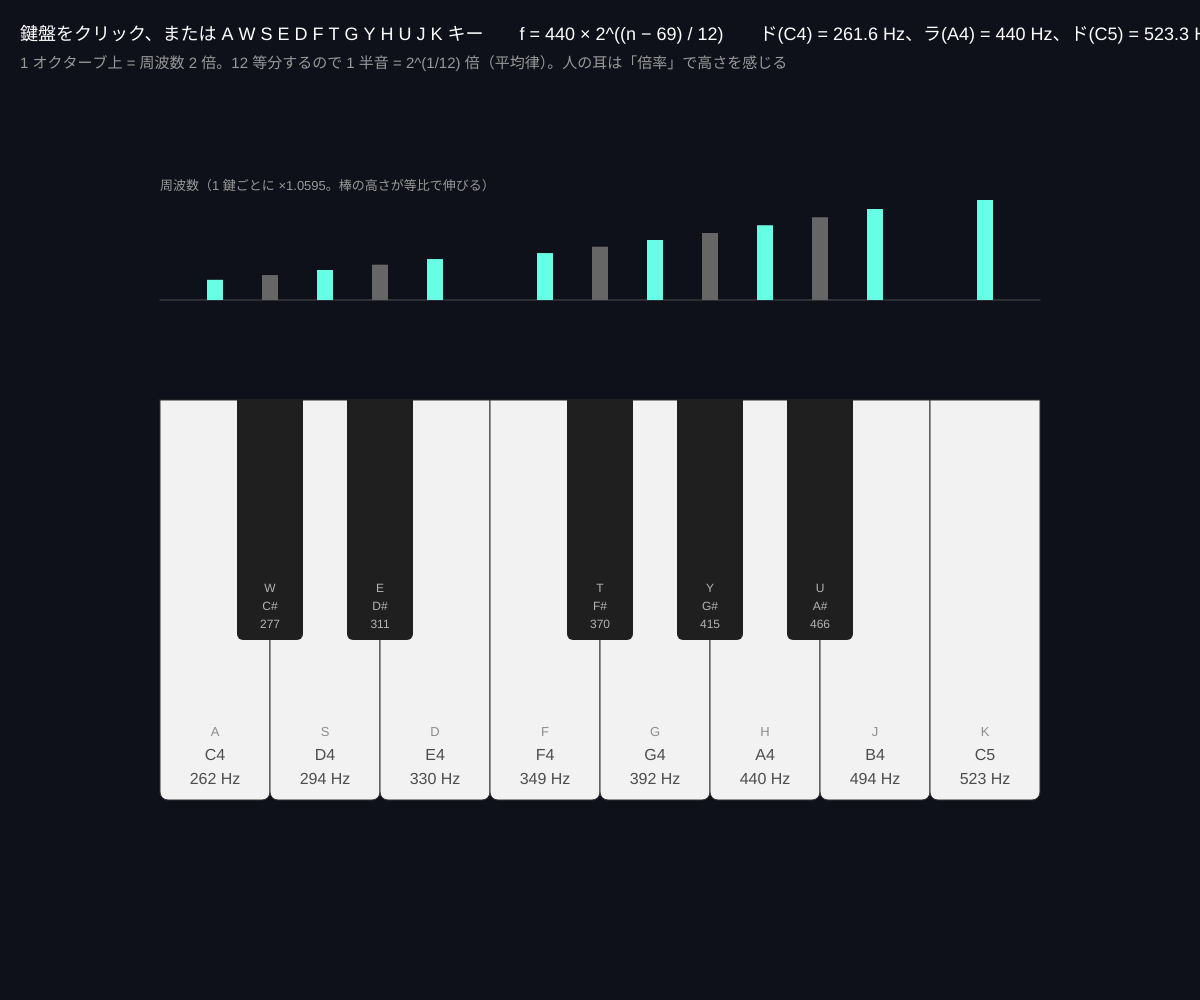
Frame 1 (no input)
Frame 60 (no input): identical to frame 1, image omitted
Frame 120 (the mouse pressed at the canvas centre since frame 60): identical to frame 1, image omitted

The p5.js sketch that drew this single still picture (run headless with seeded random() and noise() and a simulated clock; from frame 60 on, the mouse is pressed at the canvas centre):

// p5.js sketch
// ── sketch.js
// ============================================
// 00 音の高さと周波数（ピアノの鍵盤）
// 鍵盤を 1 つ右に進むと、周波数は 2 の 12 乗根（約 1.0595）倍。12 個進むと 2 倍（1 オクターブ）
// 鍵盤をクリックして音を鳴らす / キーボード A S D F G H J K でも
// ============================================

let keyChars = ['a', 'w', 's', 'e', 'd', 'f', 't', 'g', 'y', 'h', 'u', 'j', 'k'];
let names = ['C', 'C#', 'D', 'D#', 'E', 'F', 'F#', 'G', 'G#', 'A', 'A#', 'B', 'C'];
let lastNote = -1;
let lastTime = 0;

function setup() {
  createCanvas(windowWidth, windowHeight);
  colorMode(HSB, 360, 100, 100, 100);
}

// ★ 半音の番号（A4 = 69）→ 周波数
function midiToFreq(m) {
  return 440 * pow(2, (m - 69) / 12);
}

function draw() {
  background(230, 40, 10);
  let whiteW = min(110, (width - 100) / 8);
  let x0 = (width - whiteW * 8) / 2, y0 = height * 0.4, h = height * 0.4;
  let isBlack = [false, true, false, true, false, false, true, false, true, false, true, false, false];

  // 白鍵
  let wi = 0;
  let positions = [];
  for (let i = 0; i < 13; i++) {
    if (!isBlack[i]) {
      let x = x0 + wi * whiteW;
      positions[i] = x + whiteW / 2;
      let on = lastNote === i && millis() - lastTime < 300;
      stroke(0, 0, 20);
      fill(on ? 45 : 0, on ? 90 : 0, on ? 100 : 95);
      rect(x, y0, whiteW, h, 0, 0, 8, 8);
      noStroke();
      fill(0, 0, 30);
      textAlign(CENTER);
      textSize(16);
      text(names[i] + (i === 12 ? '5' : '4'), x + whiteW / 2, y0 + h - 40);
      text(round(midiToFreq(60 + i)) + ' Hz', x + whiteW / 2, y0 + h - 16);
      textSize(13);
      fill(0, 0, 55);
      text(keyChars[i].toUpperCase(), x + whiteW / 2, y0 + h - 64);
      wi++;
    }
  }
  // 黒鍵
  wi = 0;
  for (let i = 0; i < 13; i++) {
    if (!isBlack[i]) wi++;
    else {
      let x = x0 + wi * whiteW - whiteW * 0.3;
      positions[i] = x + whiteW * 0.3;
      let on = lastNote === i && millis() - lastTime < 300;
      noStroke();
      fill(on ? 45 : 0, on ? 90 : 0, on ? 100 : 12);
      rect(x, y0, whiteW * 0.6, h * 0.6, 0, 0, 6, 6);
      fill(0, 0, 70);
      textAlign(CENTER);
      textSize(12);
      text(names[i], x + whiteW * 0.3, y0 + h * 0.6 - 30);
      text(round(midiToFreq(60 + i)), x + whiteW * 0.3, y0 + h * 0.6 - 12);
      text(keyChars[i].toUpperCase(), x + whiteW * 0.3, y0 + h * 0.6 - 48);
    }
  }
  textAlign(LEFT);

  // 周波数の対数グラフ
  let gy = height * 0.3;
  stroke(0, 0, 30);
  line(x0, gy, x0 + whiteW * 8, gy);
  for (let i = 0; i < 13; i++) {
    let f = midiToFreq(60 + i);
    let bh = map(f, 261, 523, 20, 100);
    noStroke();
    fill(isBlack[i] ? 0 : 170, isBlack[i] ? 0 : 60, isBlack[i] ? 40 : 100);
    rect(positions[i] - 8, gy - bh, 16, bh);
  }
  fill(0, 0, 60);
  textSize(13);
  text('周波数（1 鍵ごとに ×1.0595。棒の高さが等比で伸びる）', x0, gy - 110);

  fill(0, 0, 100);
  textSize(18);
  text('鍵盤をクリック、または A W S E D F T G Y H U J K キー　　f = 440 × 2^((n − 69) / 12)　　ド(C4) = 261.6 Hz、ラ(A4) = 440 Hz、ド(C5) = 523.3 Hz', 20, 40);
  fill(0, 0, 60);
  textSize(15);
  text('1 オクターブ上 = 周波数 2 倍。12 等分するので 1 半音 = 2^(1/12) 倍（平均律）。人の耳は「倍率」で高さを感じる', 20, 68);
}

function play(i) {
  startAudio();
  lastNote = i;
  lastTime = millis();
  playNote(midiToFreq(60 + i), 0.3, 0.8, 'triangle');
}

function mousePressed() {
  let whiteW = min(110, (width - 100) / 8);
  let x0 = (width - whiteW * 8) / 2, y0 = height * 0.4, h = height * 0.4;
  if (mouseY < y0 || mouseY > y0 + h) return;
  let isBlack = [false, true, false, true, false, false, true, false, true, false, true, false, false];
  // 黒鍵を優先して判定
  let wi = 0;
  for (let i = 0; i < 13; i++) {
    if (!isBlack[i]) wi++;
    else {
      let x = x0 + wi * whiteW - whiteW * 0.3;
      if (mouseX > x && mouseX < x + whiteW * 0.6 && mouseY < y0 + h * 0.6) return play(i);
    }
  }
  wi = 0;
  for (let i = 0; i < 13; i++) {
    if (!isBlack[i]) {
      let x = x0 + wi * whiteW;
      if (mouseX > x && mouseX < x + whiteW) return play(i);
      wi++;
    }
  }
}
function keyPressed() {
  let i = keyChars.indexOf(key.toLowerCase());
  if (i >= 0) play(i);
}

// ---------- やってみよう ----------
// 1. C4 と C5 の周波数を比べよう（ぴったり 2 倍）
// 2. 「ドレミファソラシド」を弾いて、周波数の増え方を見る（等間隔ではなく等倍）
// 3. 60 を 48 にすると 1 オクターブ下。 72 にすると上


// ==================================================
// ここから下は「音を鳴らすための道具」です
// ==================================================
let audioCtx, masterOut;
function startAudio() {
  if (!audioCtx) {
    audioCtx = new AudioContext();
    masterOut = audioCtx.createDynamicsCompressor();
    masterOut.connect(audioCtx.destination);
  }
  audioCtx.resume();
}
function playNote(freqHz, volume = 0.3, duration = 0.3, type = 'triangle', when) {
  if (!audioCtx) return;
  let t = when === undefined ? audioCtx.currentTime : when;
  let osc = audioCtx.createOscillator(), amp = audioCtx.createGain();
  osc.type = type;
  osc.frequency.value = freqHz;
  amp.gain.setValueAtTime(0.0001, t);
  amp.gain.exponentialRampToValueAtTime(volume, t + 0.01);
  amp.gain.exponentialRampToValueAtTime(0.0001, t + duration);
  osc.connect(amp);
  amp.connect(masterOut);
  osc.start(t);
  osc.stop(t + duration + 0.05);
}
